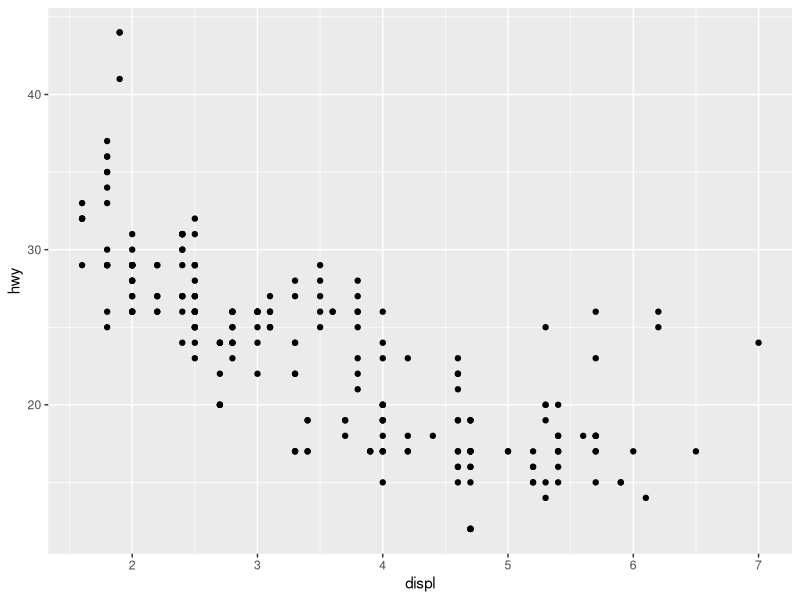
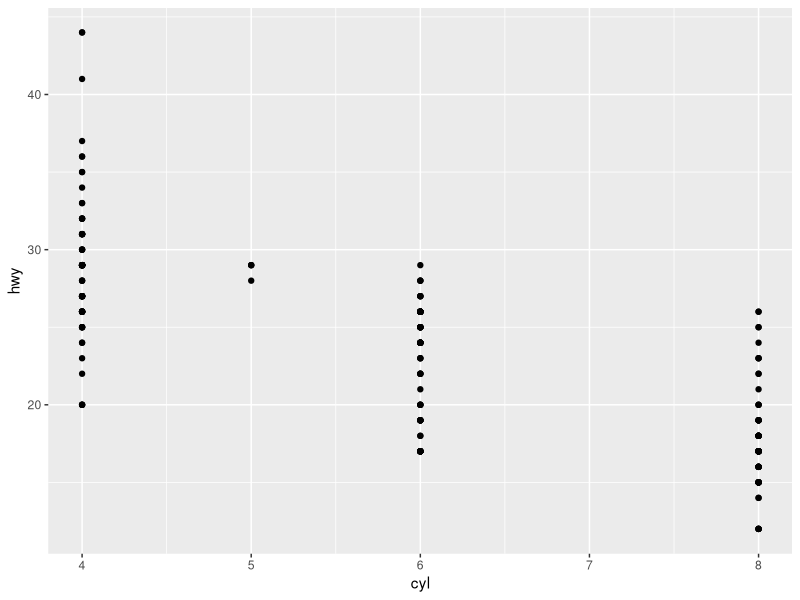
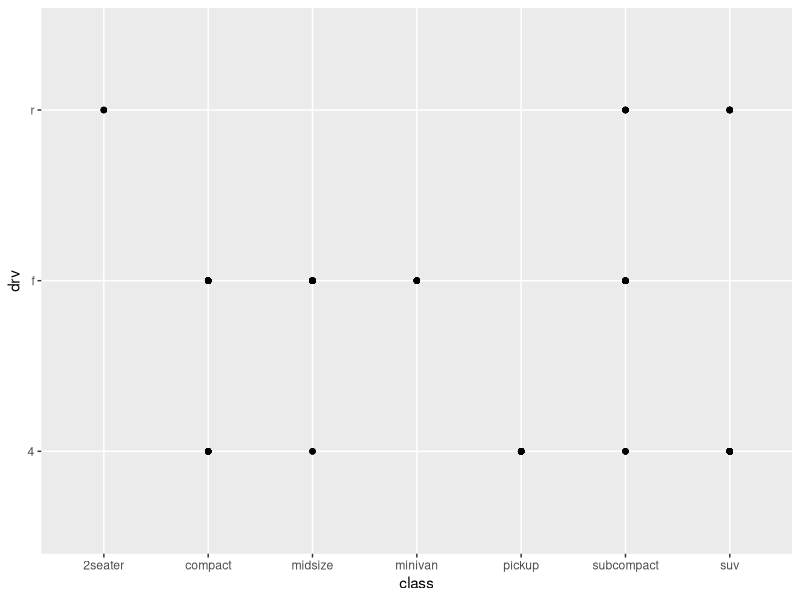
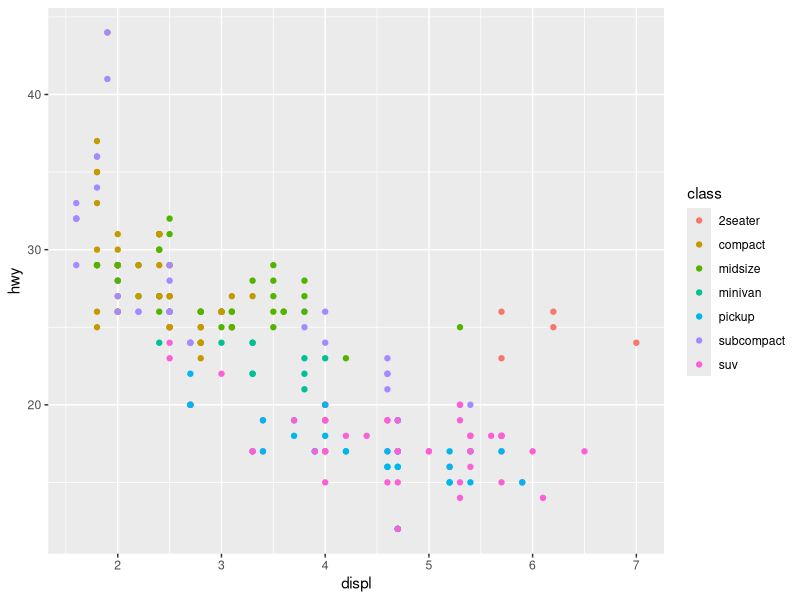
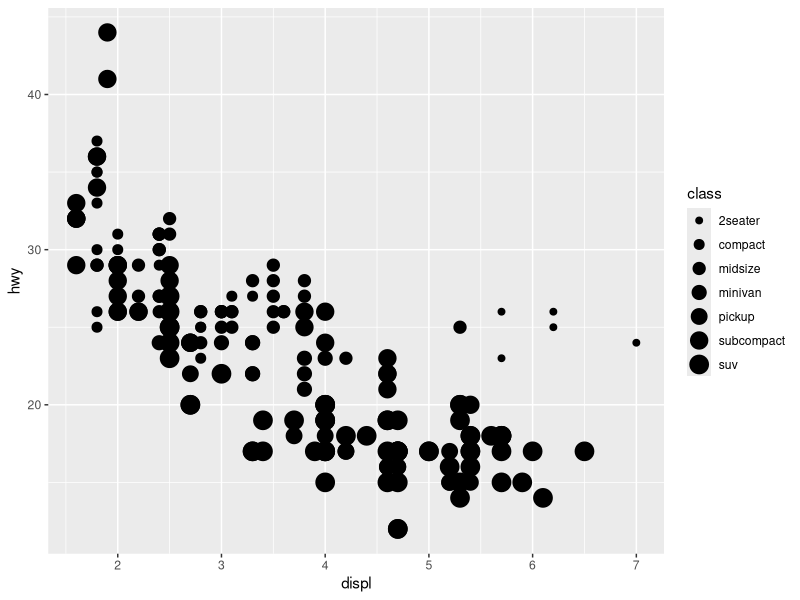

Write R code to recreate these figures, in order. (Note: this script raises an error after producing the figures.)
####R for Data science book. 

install.packages("tidyverse")
library(tidyverse)

mpg
ggplot(data = mpg) + 
  geom_point(mapping = aes(x = displ, y = hwy))

ggplot(data = mpg) + 
  geom_point(mapping = aes(x = cyl, y = hwy))

ggplot(data = mpg) + 
  geom_point(mapping = aes(x = class, y = drv))

ggplot(data = mpg) + 
  geom_point(mapping = aes(x = displ, y = hwy, color = class))

###making a point that this is a bad idea. It will use a warning
ggplot(data = mpg) + 
  geom_point(mapping = aes(x = displ, y = hwy, size = class))

#####Second set of exercises. 
lapply(mpg, class)

##yells. 
ggplot(data = mpg) + 
  geom_point(mapping = aes(x = displ, y = hwy, color = displ, size = hwy,
                           shape = cyl))


ggplot(data = mpg) + 
  geom_point(mapping = aes(x = displ, y = hwy, color = displ, size = hwy,
                           shape = class))

ggplot(data = mpg) + 
  geom_point(mapping = aes(x = displ, y = hwy, color = class, size = hwy,
                           shape = class))

ggplot(data = mpg) + 
  geom_point(mapping = aes(x = displ, y = hwy, color = class, size = hwy,
                           shape = class))
ggplot(data = mpg) + 
  geom_point(mapping = aes(x = displ, y = hwy, color = displ < 5), stroke = 2)


######Facet wrapping
ggplot(data = mpg) + 
  geom_point(mapping = aes(x = displ, y = hwy), stroke = 3) + facet_wrap (~ class, nrow = 2)


ggplot(data = mpg) + 
  geom_point(mapping = aes(x = displ, y = hwy)) + 
  facet_grid (drv ~ cyl)

ggplot(data = mpg) + 
  geom_point(mapping = aes(x = displ, y = hwy)) + 
  facet_grid (. ~ cyl)

ggplot(data = mpg) + 
  geom_point(mapping = aes(x = displ, y = hwy)) + 
  facet_grid (. ~ cyl)

ggplot(data = mpg) + 
  geom_point(mapping = aes(x = displ, y = hwy)) + 
  facet_grid (cyl ~ .)





